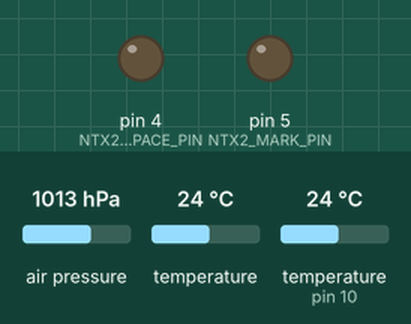
Recording of a sketch running on a simulated Arduino Uno, built with avr-gcc and run on an emulated ATmega328P. On the bench: output pins drawn as LEDs (lit = HIGH). Wiring (inferred from the names in the program): BMP180 pressure sensor at I2C address 0x77. The test bench sets the inputs (shaded band); at power-on: air pressure 1013 hPa, temperature 24 °C, temperature (sensor on pin 10) 24 °C. Pins used as bus, display or sensor lines are not drawn; what the sketch prints to the serial monitor is not drawn.

Above: at 0.1 s.
At 26.3 s:
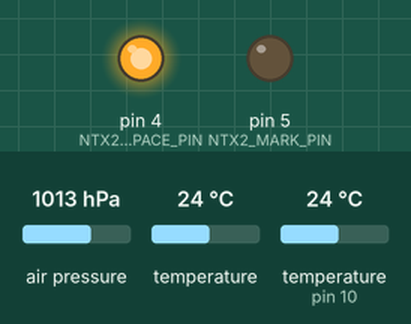
At 50.99 s:
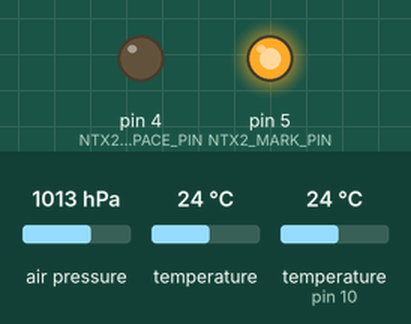
Timing chart, 0 to 51.1 s (numbered marks = the images above):
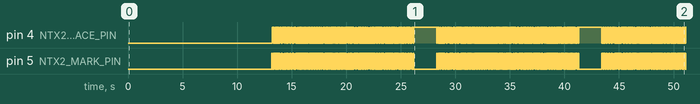

The sketch:

hyperion.ino
```cpp
/*
Arduino code used on Hyperion flight computer
Payload consisted of:
 * Seeedstudio stalker v328
 * Radiometrix NTX2 10mW 434.075Mhz
 * GPSbee (Ublox 5) GPS
 * 2x DS18b20 temp sensors
 * BMP085 barometer

Code by James Coxon (jacoxon@googlemail.com) based on previous code as well
as Arduino examples

Minor modifications by Costyn van Dongen
*/
#include <TinyGPS.h>
#include <OneWire.h>
#include <stdio.h>
#include <util/crc16.h>
#include <Wire.h>

#include "SD.h"

#define ONE_WIRE_BUS 10
#define NTX2_SPACE_PIN 4
#define NTX2_MARK_PIN 5
#define NTX2_POWER_PIN 6

TinyGPS gps;
OneWire ds(ONE_WIRE_BUS); // DS18x20 Temperature chip i/o One-wire

//Tempsensor variables
byte address0[8] = {0x10, 0x68, 0x10, 0x36, 0x02, 0x08, 0x00, 0x9D};
byte address1[8] = {0x10, 0xA3, 0x32, 0x36, 0x02, 0x08, 0x00, 0x81};

byte address2[8] = {0x28, 0xE8, 0x89, 0xC2, 0x2, 0x0, 0x0, 0xDF}; // placeholder
int temp0 = 0, temp1 = 0, temp2 = 0;

int count = 1, nightloop = 0;
byte navmode = 99;
float flat, flon;
unsigned long date, time, chars, age;

int hour = 0 , minute = 0 , second = 0, oldsecond = 0;
char latbuf[12] = "0", lonbuf[12] = "0", altbuf[12] = "0";
long int ialt = 123;
int numbersats = 99;

// ============ Barometer =================

// Barometer
// Calibration values
#define BMP085_ADDRESS 0x77  // I2C address of BMP085
const unsigned char OSS = 0;  // Oversampling Setting

int ac1;
int ac2;
int ac3;
unsigned int ac4;
unsigned int ac5;
unsigned int ac6;
int b1;
int b2;
int mb;
int mc;
int md;

// b5 is calculated in bmp085GetTemperature(...), this variable is also used in bmp085GetPressure(...)
// so ...Temperature(...) must be called before ...Pressure(...).
long b5;

short b_temperature;
char b_temp_s[3];
long b_pressure;
char b_press_s[7];


// ------------------------
// RTTY Functions - from RJHARRISON's AVR Code
void rtty_txstring (char * string)
{
	/* Simple function to sent a char at a time to
	** rtty_txbyte function.
	** NB Each char is one byte (8 Bits)
	*/
	char c;
	c = *string++;
	while ( c != '\0')
	{
		rtty_txbyte (c);
		c = *string++;
	}
}

void rtty_txbyte (char c)
{
	/* Simple function to sent each bit of a char to
	** rtty_txbit function.
	** NB The bits are sent Least Significant Bit first
	**
	** All chars should be preceded with a 0 and
	** proceded with a 1. 0 = Start bit; 1 = Stop bit
	**
	** ASCII_BIT = 7 or 8 for ASCII-7 / ASCII-8
	*/
	int i;
	rtty_txbit (0); // Start bit
	// Send bits for for char LSB first
	for (i=0;i<8;i++)
	{
		if (c & 1) rtty_txbit(1);
			else rtty_txbit(0);
		c = c >> 1;
	}
	rtty_txbit (1); // Stop bit
        rtty_txbit (1); // Stop bit
}

void rtty_txbit (int bit)
{
		if (bit)
		{
		  // high
                    digitalWrite(NTX2_SPACE_PIN, HIGH);
                    digitalWrite(NTX2_MARK_PIN, LOW);
                    digitalWrite(13,HIGH); // LED on
		}
		else
		{
		  // low
                    digitalWrite(NTX2_SPACE_PIN, LOW);
                    digitalWrite(NTX2_MARK_PIN, HIGH);
                    digitalWrite(13, LOW); // LED off
		}
		//delayMicroseconds(20500); // 10000 = 100 BAUD 20150
                //delayMicroseconds(20000); // 10000 = 100 BAUD 20150
//                delayMicroseconds(19500); // 50baud ; 10000 = 100 BAUD 20150
                delayMicroseconds(10000); // For 50 Baud uncomment this and the line below.
                delayMicroseconds(10150); // For some reason you can't do 20150 it just doesn't work.


}

uint16_t gps_CRC16_checksum (char *string)
{
	size_t i;
	uint16_t crc;
	uint8_t c;

	crc = 0xFFFF;

	// Calculate checksum ignoring the first two $s
	for (i = 2; i < strlen(string); i++)
	{
		c = string[i];
		crc = _crc_xmodem_update (crc, c);
	}

	return crc;
}

// Send a byte array of UBX protocol to the GPS
void sendUBX(uint8_t *MSG, uint8_t len) {
  for(int i=0; i<len; i++) {
    Serial.write(MSG[i]);
  }
}

// Calculate expected UBX ACK packet and parse UBX response from GPS
boolean getUBX_ACK(uint8_t *MSG) {
	uint8_t b;
	uint8_t ackByteID = 0;
	uint8_t ackPacket[10];
        Serial.flush();
	unsigned long startTime = millis();

	// Construct the expected ACK packet
	ackPacket[0] = 0xB5;	// header
	ackPacket[1] = 0x62;	// header
	ackPacket[2] = 0x05;	// class
	ackPacket[3] = 0x01;	// id
	ackPacket[4] = 0x02;	// length
	ackPacket[5] = 0x00;
	ackPacket[6] = MSG[2];	// ACK class
	ackPacket[7] = MSG[3];	// ACK id
	ackPacket[8] = 0;		// CK_A
	ackPacket[9] = 0;		// CK_B

	// Calculate the checksums
	for (uint8_t i=2; i<8; i++) {
		ackPacket[8] = ackPacket[8] + ackPacket[i];
		ackPacket[9] = ackPacket[9] + ackPacket[8];
	}

	while (1) {

		// Test for success
		if (ackByteID > 9) {
				// All packets in order!
                                navmode = 1;
				return true;
		}

		// Timeout if no valid response in 3 seconds
		if (millis() - startTime > 3000) {
                        navmode = 0;
			return false;
		}

		// Make sure data is available to read
		if (Serial.available()) {
			b = Serial.read();

			// Check that bytes arrive in sequence as per expected ACK packet
			if (b == ackPacket[ackByteID]) {
				ackByteID++;
                                //Serial.print(ackPacket[ackByteID], HEX);
                                //Serial.print(" ");
			} else {
				ackByteID = 0;	// Reset and look again, invalid order
			}

		}
	}
}

//Function to poll the NAV5 status of a Ublox GPS module (5/6)
//Sends a UBX command (requires the function sendUBX()) and waits 3 seconds
// for a reply from the module. It then isolates the byte which contains
// the information regarding the NAV5 mode,
// 0 = Pedestrian mode (default, will not work above 12km)
// 6 = Airborne 1G (works up to 50km altitude)
//Adapted by jcoxon from getUBX_ACK() from the example code on UKHAS wiki
// http://wiki.ukhas.org.uk/guides:falcom_fsa03
boolean checkNAV(){
  uint8_t b, bytePos = 0;
  uint8_t getNAV5[] = { 0xB5, 0x62, 0x06, 0x24, 0x00, 0x00, 0x2A, 0x84 }; //Poll NAV5 status

  Serial.flush();
  unsigned long startTime = millis();
  sendUBX(getNAV5, sizeof(getNAV5)/sizeof(uint8_t));

  while (1) {
    // Make sure data is available to read
    if (Serial.available()) {
      b = Serial.read();

      if(bytePos == 8){
        navmode = b;
        return true;
      }

      bytePos++;
    }
    // Timeout if no valid response in 3 seconds
    if (millis() - startTime > 3000) {
      navmode = 0;
      return false;
    }
  }
}

void setupGPS() {
  //Turning off all GPS NMEA strings apart on the uBlox module
  Serial.println("$PUBX,40,GLL,0,0,0,0*5C");
  Serial.println("$PUBX,40,GGA,0,0,0,0*5A");
  Serial.println("$PUBX,40,GSA,0,0,0,0*4E");
  Serial.println("$PUBX,40,RMC,0,0,0,0*47");
  Serial.println("$PUBX,40,GSV,0,0,0,0*59");
  Serial.println("$PUBX,40,VTG,0,0,0,0*5E");

  delay(3000); // Wait for the GPS to process all the previous commands

 // Check and set the navigation mode (Airborne, 1G)
  uint8_t setNav[] = {0xB5, 0x62, 0x06, 0x24, 0x24, 0x00, 0xFF, 0xFF, 0x06, 0x03, 0x00, 0x00, 0x00, 0x00, 0x10, 0x27, 0x00, 0x00, 0x05, 0x00, 0xFA, 0x00, 0xFA, 0x00, 0x64, 0x00, 0x2C, 0x01, 0x00, 0x00, 0x00, 0x00, 0x00, 0x00, 0x00, 0x00, 0x00, 0x00, 0x00, 0x00, 0x00, 0x00, 0x16, 0xDC};
  sendUBX(setNav, sizeof(setNav)/sizeof(uint8_t));

  getUBX_ACK(setNav);

}

// gets temperature data from onewire sensor network, need to supply byte address, it'll check to see what type of sensor and convert appropriately
int getTempdata(byte sensorAddress[8]) {
  int HighByte, LowByte, TReading, SignBit, Tc_100, Whole;
  byte data[12], i, present = 0;

  ds.reset();
  ds.select(sensorAddress);
  ds.write(0x44,1);         // start conversion, with parasite power on at the end

  delay(1000);     // maybe 750ms is enough, maybe not
  // we might do a ds.depower() here, but the reset will take care of it.

  present = ds.reset();
  ds.select(sensorAddress);
  ds.write(0xBE);         // Read Scratchpad

  for ( i = 0; i < 9; i++) {           // we need 9 bytes
    data[i] = ds.read();
  }
 LowByte = data[0];
  HighByte = data[1];
  TReading = (HighByte << 8) + LowByte;
  SignBit = TReading & 0x8000;  // test most sig bit
  if (SignBit) // negative
  {
    TReading = (TReading ^ 0xffff) + 1; // 2's comp
  }

  if (sensorAddress[0] == 0x10) {
    Tc_100 = TReading * 50;    // multiply by (100 * 0.0625) or 6.25
  }
  else {
    Tc_100 = (6 * TReading) + TReading / 4;    // multiply by (100 * 0.0625) or 6.25
  }


  Whole = Tc_100 / 100;  // separate off the whole and fractional portions

  if (SignBit) // If its negative
  {
     Whole = Whole * -1;
  }
  return Whole;
}

unsigned long bmp085ReadUP()
{
  unsigned char msb, lsb, xlsb;
  unsigned long up = 0;

  // Write 0x34+(OSS<<6) into register 0xF4
  // Request a pressure reading w/ oversampling setting
  Wire.beginTransmission(BMP085_ADDRESS);
  Wire.write(0xF4);
  Wire.write(0x34 + (OSS<<6));
  Wire.endTransmission();

  // Wait for conversion, delay time dependent on OSS
//  delay(2 + (3< // Read register 0xF6 (MSB), 0xF7 (LSB), and 0xF8 (XLSB)
  Wire.beginTransmission(BMP085_ADDRESS);
  Wire.write(0xF6);
  Wire.endTransmission();
  Wire.requestFrom(BMP085_ADDRESS, 3);

  // Wait for data to become available
  while(Wire.available() < 3)
    ;
  msb = Wire.read();
  lsb = Wire.read();
  xlsb = Wire.read();

  up = (((unsigned long) msb << 16) | ((unsigned long) lsb << 8) | (unsigned long) xlsb) >> (8-OSS);

  return up;
}


char bmp085Read(unsigned char address)
{
  unsigned char data;

  Wire.beginTransmission(BMP085_ADDRESS);
  Wire.write(address);
  Wire.endTransmission();

  Wire.requestFrom(BMP085_ADDRESS, 1);
  while(!Wire.available())
    ;

  return Wire.read();
}

// Read 2 bytes from the BMP085
// First byte will be from 'address'
// Second byte will be from 'address'+1
int bmp085ReadInt(unsigned char address)
{
  unsigned char msb, lsb;

  Wire.beginTransmission(BMP085_ADDRESS);
  Wire.write(address);
  Wire.endTransmission();

  Wire.requestFrom(BMP085_ADDRESS, 2);
  while(Wire.available()<2)
    ;
  msb = Wire.read();
  lsb = Wire.read();

  return (int) msb<<8 | lsb;
}

short bmp085GetTemperature(unsigned int ut)
{
  long x1, x2;

  x1 = (((long)ut - (long)ac6)*(long)ac5) >> 15;
  x2 = ((long)mc << 11)/(x1 + md);
  b5 = x1 + x2;

  return ((b5 + 8)>>4);
}

// Calculate pressure given up
// calibration values must be known
// b5 is also required so bmp085GetTemperature(...) must be called first.
// Value returned will be pressure in units of Pa.
long bmp085GetPressure(unsigned long up)
{
  long x1, x2, x3, b3, b6, p;
  unsigned long b4, b7;

  b6 = b5 - 4000;
  // Calculate B3
  x1 = (b2 * (b6 * b6)>>12)>>11;
  x2 = (ac2 * b6)>>11;
  x3 = x1 + x2;
  b3 = 0; // fixme!

  // Calculate B4
  x1 = (ac3 * b6)>>13;
  x2 = (b1 * ((b6 * b6)>>12))>>16;
  x3 = ((x1 + x2) + 2)>>2;
  b4 = (ac4 * (unsigned long)(x3 + 32768))>>15;

  b7 = ((unsigned long)(up - b3) * (50000>>OSS));
  if (b7 < 0x80000000)
    p = (b7<<1)/b4;
  else
    p = (b7/b4)<<1;

  x1 = (p>>8) * (p>>8);
  x1 = (x1 * 3038)>>16;
  x2 = (-7357 * p)>>16;
  p += (x1 + x2 + 3791)>>4;

  return p;
}


void bmp085Calibration()
{
  ac1 = bmp085ReadInt(0xAA);
  ac2 = bmp085ReadInt(0xAC);
  ac3 = bmp085ReadInt(0xAE);
  ac4 = bmp085ReadInt(0xB0);
  ac5 = bmp085ReadInt(0xB2);
  ac6 = bmp085ReadInt(0xB4);
  b1 = bmp085ReadInt(0xB6);
  b2 = bmp085ReadInt(0xB8);
  mb = bmp085ReadInt(0xBA);
  mc = bmp085ReadInt(0xBC);
  md = bmp085ReadInt(0xBE);
}

unsigned int bmp085ReadUT()
{
  unsigned int ut;

  // Write 0x2E into Register 0xF4
  // This requests a temperature reading
  Wire.beginTransmission(BMP085_ADDRESS);
  Wire.write(0xF4);
  Wire.write(0x2E);
  Wire.endTransmission();

  // Wait at least 4.5ms
  delay(5);

  // Read two bytes from registers 0xF6 and 0xF7
  ut = bmp085ReadInt(0xF6);
  return ut;
}

void setup()
{
  pinMode(NTX2_SPACE_PIN, OUTPUT); //Radio Tx0
  pinMode(NTX2_MARK_PIN, OUTPUT); //Radio Tx1
  pinMode(NTX2_POWER_PIN, OUTPUT); //Radio En
  digitalWrite(NTX2_POWER_PIN, HIGH);
  Serial.begin(9600);

  delay(5000); // We have to wait for a bit for the GPS to boot otherwise the commands get missed

  setupGPS();

    // Initialize Barometer
//  Serial.println( "Setting up barometer..." );
  Wire.begin();
  bmp085Calibration();
//  Serial.println( "done!" );

}

void loop() {
    char superbuffer [120];
    char checksum [10];
    int n;

    if((count % 10) == 0) {
     if(navmode != 6){
       setupGPS();
       delay(1000);
     }
   }

    Serial.println("$PUBX,00*33"); //Poll GPS

    while (Serial.available())
    {
      int c = Serial.read();
      if (gps.encode(c))
      {
        //Get Data from GPS library
        //Get Time and split it
        gps.get_datetime(&date, &time, &age);
        hour = (time / 1000000);
        minute = ((time - (hour * 1000000)) / 10000);
        second = ((time - ((hour * 1000000) + (minute * 10000))));
        second = second / 100;

      //Get Position
      gps.f_get_position(&flat, &flon);

      //convert float to string
      dtostrf(flat, 7, 4, latbuf);
      dtostrf(flon, 7, 4, lonbuf);

      //just check that we are putting a space at the front of lonbuf
      if(lonbuf[0] == ' ')
      {
        lonbuf[0] = '+';
      }

      // +/- altitude in
      ialt = (gps.altitude() / 100);
      itoa(ialt, altbuf, 10);
    }
    }

    temp0 = getTempdata(address0);
    temp1 = getTempdata(address1);

    b_temperature = bmp085GetTemperature(bmp085ReadUT());
    b_temperature /= 10 ;
    b_pressure = bmp085GetPressure(bmp085ReadUP());
    dtostrf(b_pressure,1,0,b_press_s);
    numbersats = gps.satellites();

    n=sprintf (superbuffer, "$$HYPERION,%d,%02d:%02d:%02d,%s,%s,%ld,%d,%d,%s,%d,%d,%d", count, hour, minute, second, latbuf, lonbuf, ialt, numbersats, navmode, b_press_s, temp0, temp1, b_temperature );
    if (n > -1){
      n = sprintf (superbuffer, "%s*%04X\n", superbuffer, gps_CRC16_checksum(superbuffer));
      rtty_txstring(superbuffer);
      Serial.println(superbuffer);
    }
    count++;

}
```

Measured:
- by itself, pin 4 (NTX2_SPACE_PIN): moves between LOW and HIGH, repeating every 15.1 s
